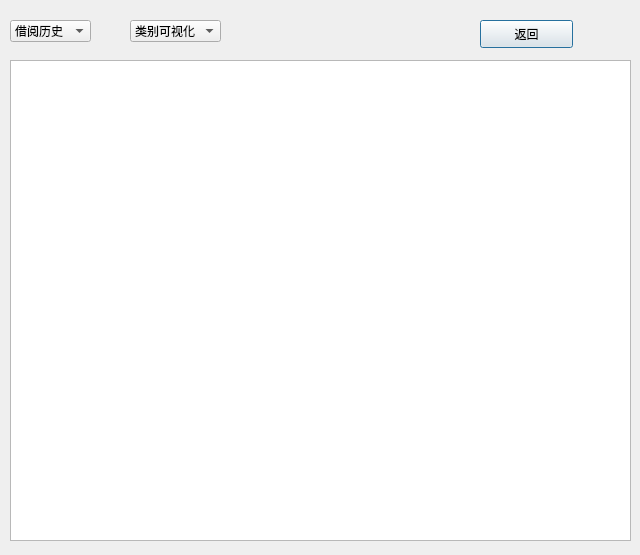
<?xml version="1.0" encoding="UTF-8"?>
<ui version="4.0">
 <class>Dialog</class>
 <widget class="QDialog" name="Dialog">
  <property name="geometry">
   <rect>
    <x>0</x>
    <y>0</y>
    <width>640</width>
    <height>555</height>
   </rect>
  </property>
  <property name="windowTitle">
   <string>Dialog</string>
  </property>
  <widget class="QComboBox" name="comboBox">
   <property name="geometry">
    <rect>
     <x>10</x>
     <y>20</y>
     <width>81</width>
     <height>22</height>
    </rect>
   </property>
   <item>
    <property name="text">
     <string>借阅历史</string>
    </property>
   </item>
   <item>
    <property name="text">
     <string>可视化分析</string>
    </property>
   </item>
  </widget>
  <widget class="QTextEdit" name="textEdit">
   <property name="geometry">
    <rect>
     <x>10</x>
     <y>60</y>
     <width>621</width>
     <height>481</height>
    </rect>
   </property>
  </widget>
  <widget class="QComboBox" name="comboBox_2">
   <property name="geometry">
    <rect>
     <x>130</x>
     <y>20</y>
     <width>91</width>
     <height>22</height>
    </rect>
   </property>
   <item>
    <property name="text">
     <string>类别可视化</string>
    </property>
   </item>
   <item>
    <property name="text">
     <string>日期可视化</string>
    </property>
   </item>
  </widget>
  <widget class="QPushButton" name="pushButton">
   <property name="geometry">
    <rect>
     <x>480</x>
     <y>20</y>
     <width>93</width>
     <height>28</height>
    </rect>
   </property>
   <property name="text">
    <string>返回</string>
   </property>
  </widget>
 </widget>
 <resources/>
 <connections/>
</ui>
